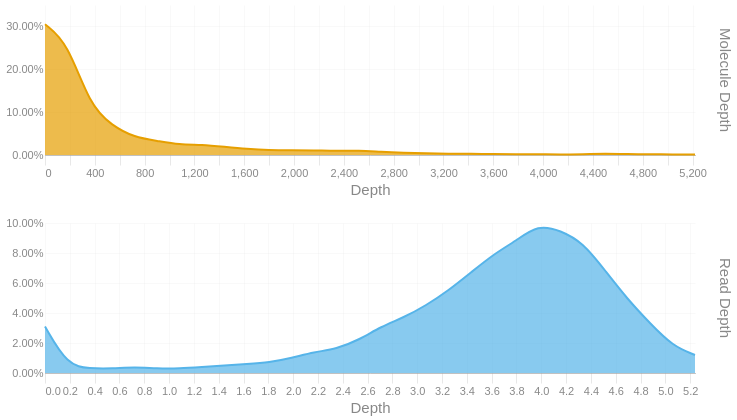

Write notebook code for a chart like this one.
### Code cell
readdep = depth_hist(tb['Read Depth'], q99, 3)
readdep = readdep.with_columns(pl.lit('Read Depth').alias('Metric'))
if not SKIPLR:
    moldep = depth_hist(tb['Molecule Depth'], mol_q99, 1)
    moldep = moldep.with_columns(pl.lit('Molecule Depth').alias('Metric'))
    _hist = pl.concat([readdep, moldep])
    _hist = _hist.filter(pl.col('Proportion') != 0)
    with SafeRender(_hist):
        (
            alt.Chart(_hist)        
            .mark_area(interpolate = "basis")
            .encode(
                x=alt.X('Bin:Q').scale(domainMin=0).axis(alt.Axis(title='Depth')),
                y = alt.Y('Proportion:Q', title = None).axis(format = '.2%'),
                color = alt.Color('Metric:N').legend(None),
                row = alt.Row("Metric:N").header(title = None, labelOrient = 'right'),
                tooltip = [
                    alt.Tooltip("Metric:N", title = "Metric"),
                    alt.Tooltip('Interval:N', title = "Depth Interval"),
                    alt.Tooltip('Proportion:Q', title = "% Alignments").format('.2%')
                ]
            )
            .resolve_scale(x='independent', y='independent')
            .properties(
                height = 150, width = 650,
                usermeta={'embedOptions': {'downloadFileName': f'{samplename}.depth.hist'}}
            )
        ).display()
else:
    readdep = readdep.filter(pl.col('Proportion') != 0)
    with SafeRender(readdep):
        (
            alt.Chart(readdep)        
            .mark_area(interpolate = "basis")
            .encode(
                x=alt.X('Bin:Q').scale(domainMin=0).axis(alt.Axis(title='Depth')),
                y = alt.Y('Proportion:Q', title = None).axis(format = '.2%'),
                tooltip = [
                    alt.Tooltip('Interval:N', title = "Depth Interval"),
                    alt.Tooltip('Proportion:Q', title = "% Alignments").format('.2%')
                ]
            )
            .properties(
                usermeta={'embedOptions': {'downloadFileName': f'{samplename}.depth.hist'}}
            )
        ).display()

### Figure 1 — Vega-Lite specification as saved in the notebook (floating-point values rounded to 4 significant figures)
{"width": 650, "height": 150, "config": {"title": {"anchor": "start", "dy": -15, "fontSize": 18, "color": "#888888", "subtitleColor": "#888888", "subtitleFontSize": 14}, "arc": {"fill": "#0072B2"}, "axis": {"domainColor": "#888888", "domainWidth": 0.5, "gridWidth": 0.2, "grid": false, "titleFontWeight": 400, "titleFontSize": 15, "labelFontSize": 11, "labelColor": "#888888", "tickColor": "#888888", "tickWidth": 0.2, "titleColor": "#888888"}, "axisBand": {"grid": false}, "axisX": {"grid": true, "tickSize": 10, "domainCap": "round"}, "axisY": {"domain": false, "grid": true, "tickSize": 0, "domainCap": "round"}, "background": "transparent", "header": {"labelFontSize": 15, "labelColor": "#888888", "titleFontSize": 15, "titleFontWeight": 600, "titleColor": "#888888"}, "legend": {"labelFont": "sans-serif", "labelFontSize": 12, "labelColor": "#888888", "symbolSize": 100, "symbolType": "circle", "titleFontSize": 12, "titlePadding": 10, "titleColor": "#888888", "title": null}, "range": {"category": ["#E69F00", "#56B4E9", "#009E73", "#F0E442", "#0072B2", "#D55E00", "#CC79A7", "#000000"], "diverging": ["#cfe8f3", "#a2d4ec", "#73bfe2", "#46abdb", "#1696d2", "#12719e"]}, "area": {"fill": "#0072B2", "fillOpacity": 0.7, "line": true, "strokeOpacity": 0.7}, "line": {"color": "#0072B2", "stroke": "#0072B2", "strokeWidth": 2}, "trail": {"color": "#0072B2", "stroke": "#0072B2", "strokeWidth": 0, "size": 1}, "point": {"filled": true, "fillOpacity": 1.0, "size": 95}, "text": {"color": "#888888", "fontSize": 11, "align": "right", "fontWeight": 400, "size": 11}, "bar": {"fill": "#0072B2", "stroke": null}, "view": {"stroke": null, "continuousWidth": 660, "continuousHeight": 400}}, "data": {"name": "data-a623b3660e8b529fe535f08a6a213633"}, "mark": {"type": "area", "interpolate": "basis"}, "encoding": {"color": {"field": "Metric", "legend": null, "type": "nominal"}, "row": {"field": "Metric", "header": {"title": null, "labelOrient": "right"}, "type": "nominal"}, "tooltip": [{"field": "Metric", "title": "Metric", "type": "nominal"}, {"field": "Interval", "title": "Depth Interval", "type": "nominal"}, {"field": "Proportion", "format": ".2%", "title": "% Alignments", "type": "quantitative"}], "x": {"axis": {"title": "Depth"}, "field": "Bin", "scale": {"domainMin": 0}, "type": "quantitative"}, "y": {"axis": {"format": ".2%"}, "field": "Proportion", "title": null, "type": "quantitative"}}, "resolve": {"scale": {"x": "independent", "y": "independent"}}, "usermeta": {"embedOptions": {"downloadFileName": "S3_Annapolis_288.depth.hist"}}, "$schema": "https://vega.github.io/schema/vega-lite/v6.1.0.json", "datasets": {"data-a623b3660e8b529fe535f08a6a213633": [{"Bin": 0.0, "Interval": "0.0-0.181", "Proportion": 0.031, "Metric": "Read Depth"}, {"Bin": 0.181, "Interval": "0.181-0.361", "Proportion": 0.005, "Metric": "Read Depth"}, {"Bin": 0.361, "Interval": "0.361-0.542", "Proportion": 0.003, "Metric": "Read Depth"}, {"Bin": 0.542, "Interval": "0.542-0.723", "Proportion": 0.003, "Metric": "Read Depth"}, {"Bin": 0.723, "Interval": "0.723-0.903", "Proportion": 0.004, "Metric": "Read Depth"}, {"Bin": 0.903, "Interval": "0.903-1.084", "Proportion": 0.003, "Metric": "Read Depth"}, {"Bin": 1.084, "Interval": "1.084-1.265", "Proportion": 0.003, "Metric": "Read Depth"}, {"Bin": 1.265, "Interval": "1.265-1.445", "Proportion": 0.004, "Metric": "Read Depth"}, {"Bin": 1.445, "Interval": "1.445-1.626", "Proportion": 0.005, "Metric": "Read Depth"}, {"Bin": 1.626, "Interval": "1.626-1.807", "Proportion": 0.006, "Metric": "Read Depth"}, {"Bin": 1.807, "Interval": "1.807-1.987", "Proportion": 0.007, "Metric": "Read Depth"}, {"Bin": 1.987, "Interval": "1.987-2.168", "Proportion": 0.01, "Metric": "Read Depth"}, {"Bin": 2.168, "Interval": "2.168-2.349", "Proportion": 0.014, "Metric": "Read Depth"}, {"Bin": 2.349, "Interval": "2.349-2.529", "Proportion": 0.016, "Metric": "Read Depth"}, {"Bin": 2.529, "Interval": "2.529-2.71", "Proportion": 0.022, "Metric": "Read Depth"}, {"Bin": 2.71, "Interval": "2.71-2.891", "Proportion": 0.031, "Metric": "Read Depth"}, {"Bin": 2.891, "Interval": "2.891-3.071", "Proportion": 0.037, "Metric": "Read Depth"}, {"Bin": 3.071, "Interval": "3.071-3.252", "Proportion": 0.045, "Metric": "Read Depth"}, {"Bin": 3.252, "Interval": "3.252-3.433", "Proportion": 0.055, "Metric": "Read Depth"}, {"Bin": 3.433, "Interval": "3.433-3.613", "Proportion": 0.067, "Metric": "Read Depth"}, {"Bin": 3.613, "Interval": "3.613-3.794", "Proportion": 0.079, "Metric": "Read Depth"}, {"Bin": 3.794, "Interval": "3.794-3.975", "Proportion": 0.088, "Metric": "Read Depth"}, {"Bin": 3.975, "Interval": "3.975-4.155", "Proportion": 0.099, "Metric": "Read Depth"}, {"Bin": 4.155, "Interval": "4.155-4.336", "Proportion": 0.095, "Metric": "Read Depth"}, {"Bin": 4.336, "Interval": "4.336-4.517", "Proportion": 0.087, "Metric": "Read Depth"}, {"Bin": 4.517, "Interval": "4.517-4.697", "Proportion": 0.068, "Metric": "Read Depth"}, {"Bin": 4.697, "Interval": "4.697-4.878", "Proportion": 0.049, "Metric": "Read Depth"}, {"Bin": 4.878, "Interval": "4.878-5.059", "Proportion": 0.033, "Metric": "Read Depth"}, {"Bin": 5.059, "Interval": "5.059-5.239", "Proportion": 0.018, "Metric": "Read Depth"}, {"Bin": 5.239, "Interval": "5.239-5.42", "Proportion": 0.012, "Metric": "Read Depth"}, {"Bin": 0.0, "Interval": "0.0-180.0", "Proportion": 0.305, "Metric": "Molecule Depth"}, {"Bin": 180.0, "Interval": "180.0-360.0", "Proportion": 0.263, "Metric": "Molecule Depth"}, {"Bin": 360.0, "Interval": "360.0-540.0", "Proportion": 0.116, "Metric": "Molecule Depth"}, {"Bin": 540.0, "Interval": "540.0-720.0", "Proportion": 0.068, "Metric": "Molecule Depth"}, {"Bin": 720.0, "Interval": "720.0-899.9", "Proportion": 0.041, "Metric": "Molecule Depth"}, {"Bin": 899.9, "Interval": "899.9-1079.9", "Proportion": 0.033, "Metric": "Molecule Depth"}, {"Bin": 1080.0, "Interval": "1079.9-1259.9", "Proportion": 0.024, "Metric": "Molecule Depth"}, {"Bin": 1260.0, "Interval": "1259.9-1439.9", "Proportion": 0.024, "Metric": "Molecule Depth"}, {"Bin": 1440.0, "Interval": "1439.9-1619.9", "Proportion": 0.019, "Metric": "Molecule Depth"}, {"Bin": 1620.0, "Interval": "1619.9-1799.9", "Proportion": 0.014, "Metric": "Molecule Depth"}, {"Bin": 1800.0, "Interval": "1799.9-1979.9", "Proportion": 0.011, "Metric": "Molecule Depth"}, {"Bin": 1980.0, "Interval": "1979.9-2159.9", "Proportion": 0.011, "Metric": "Molecule Depth"}, {"Bin": 2160.0, "Interval": "2159.9-2339.9", "Proportion": 0.011, "Metric": "Molecule Depth"}, {"Bin": 2340.0, "Interval": "2339.9-2519.9", "Proportion": 0.009, "Metric": "Molecule Depth"}, {"Bin": 2520.0, "Interval": "2519.9-2699.8", "Proportion": 0.011, "Metric": "Molecule Depth"}, {"Bin": 2700.0, "Interval": "2699.8-2879.8", "Proportion": 0.007, "Metric": "Molecule Depth"}, {"Bin": 2880.0, "Interval": "2879.8-3059.8", "Proportion": 0.005, "Metric": "Molecule Depth"}, {"Bin": 3060.0, "Interval": "3059.8-3239.8", "Proportion": 0.004, "Metric": "Molecule Depth"}, {"Bin": 3240.0, "Interval": "3239.8-3419.8", "Proportion": 0.003, "Metric": "Molecule Depth"}, {"Bin": 3420.0, "Interval": "3419.8-3599.8", "Proportion": 0.003, "Metric": "Molecule Depth"}, {"Bin": 3600.0, "Interval": "3599.8-3779.8", "Proportion": 0.002, "Metric": "Molecule Depth"}, {"Bin": 3780.0, "Interval": "3779.8-3959.8", "Proportion": 0.002, "Metric": "Molecule Depth"}, {"Bin": 3960.0, "Interval": "3959.8-4139.8", "Proportion": 0.002, "Metric": "Molecule Depth"}, {"Bin": 4140.0, "Interval": "4139.8-4319.8", "Proportion": 0.001, "Metric": "Molecule Depth"}, {"Bin": 4320.0, "Interval": "4319.8-4499.7", "Proportion": 0.002, "Metric": "Molecule Depth"}, {"Bin": 4500.0, "Interval": "4499.7-4679.7", "Proportion": 0.003, "Metric": "Molecule Depth"}, {"Bin": 4680.0, "Interval": "4679.7-4859.7", "Proportion": 0.002, "Metric": "Molecule Depth"}, {"Bin": 4860.0, "Interval": "4859.7-5039.7", "Proportion": 0.002, "Metric": "Molecule Depth"}, {"Bin": 5040.0, "Interval": "5039.7-5219.7", "Proportion": 0.001, "Metric": "Molecule Depth"}, {"Bin": 5220.0, "Interval": "5219.7-5399.69", "Proportion": 0.001, "Metric": "Molecule Depth"}]}}
